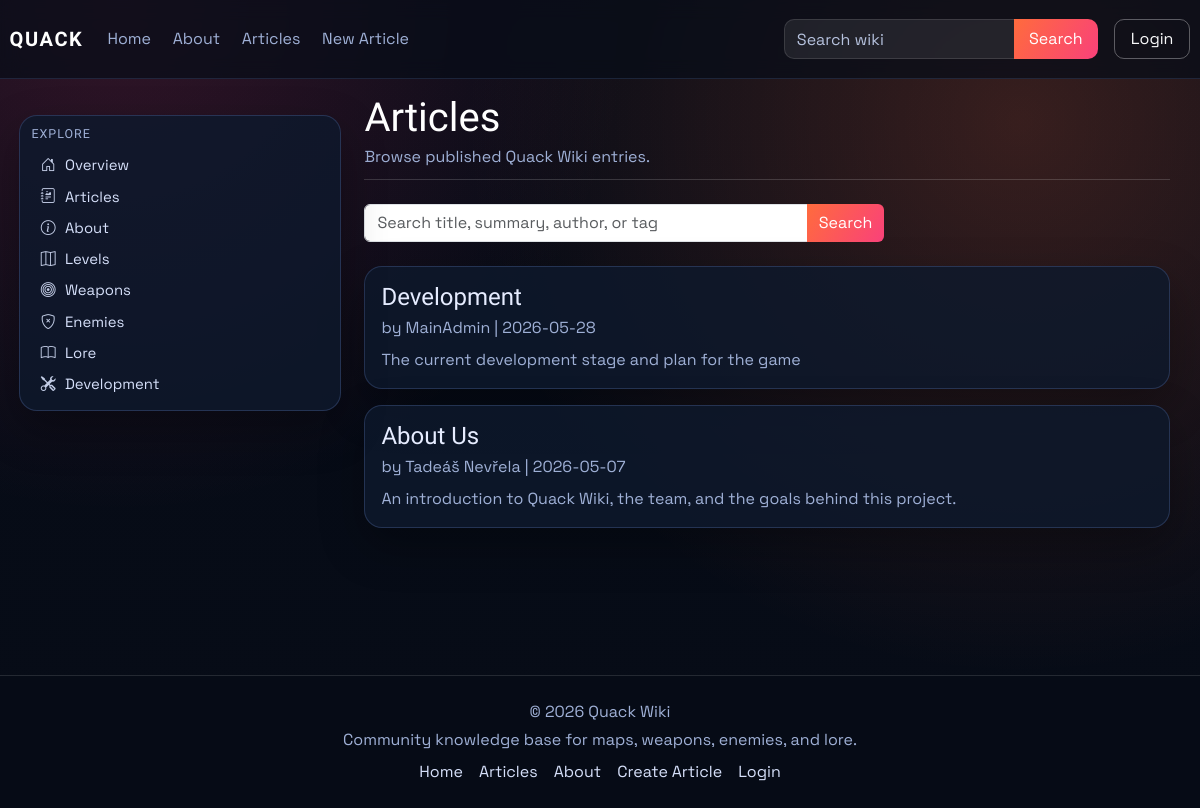
Page /articles on the earlier database version.
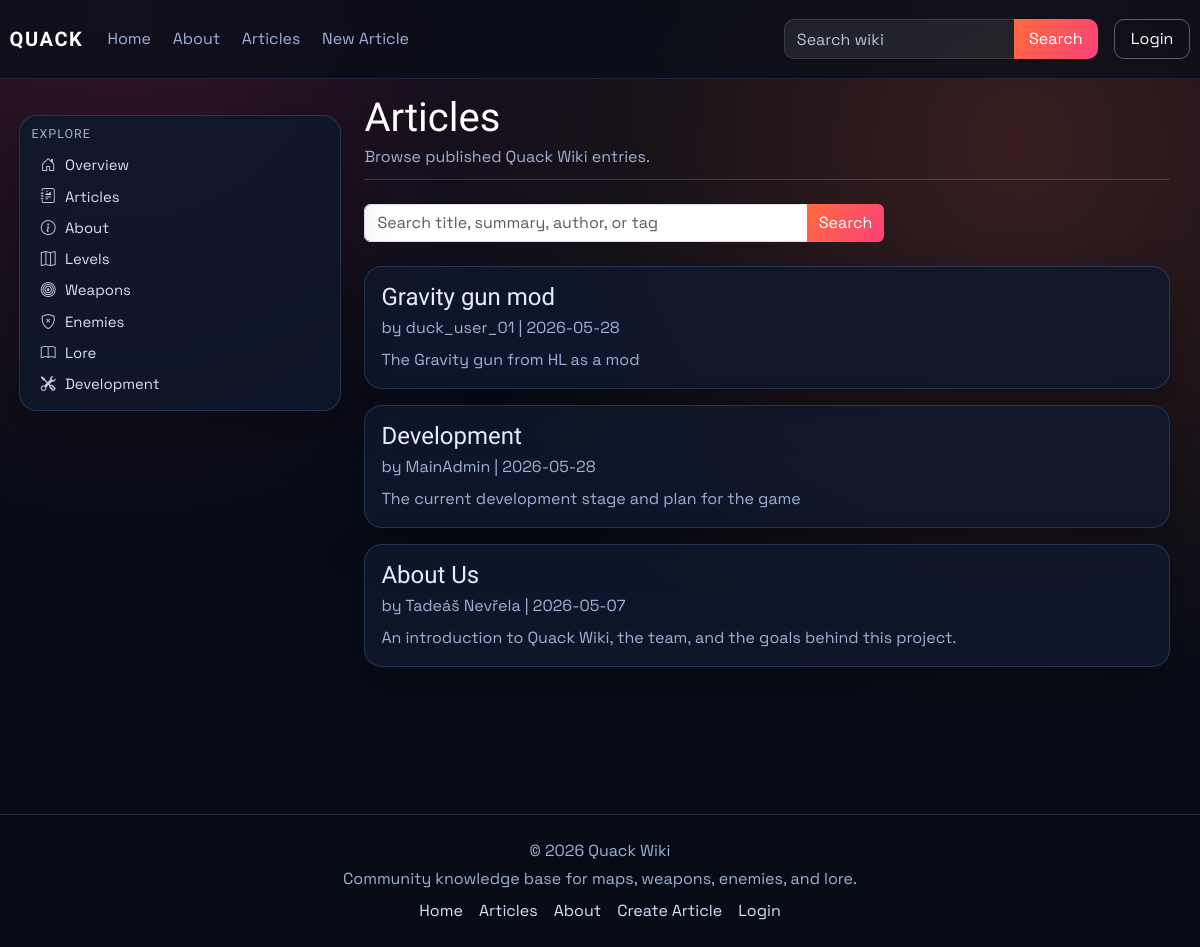
Same page on the later database version.
### models.py (models this page shows)
class Article(db.Model):
    id = db.Column(db.Integer, primary_key=True)
    title = db.Column(db.String(120), unique=True, nullable=False)
    author = db.Column(db.String(120), nullable=False)
    created_at = db.Column(db.DateTime, default=datetime.utcnow)
    image_url = db.Column(db.String(120), default='default.png')
    summary = db.Column(db.Text)
    content = db.Column(db.Text, nullable=False)
    infobox_data = db.Column(db.Text, nullable=True)
    tags = db.Column(db.JSON, default=list)
    status = db.Column(db.String(20), default='pending', nullable=False)
    approved_by = db.Column(db.String(120), nullable=True)
    approved_at = db.Column(db.DateTime, nullable=True)
    is_archived = db.Column(db.Boolean, default=False, nullable=False)
    archived_at = db.Column(db.DateTime, nullable=True)

### main.py (the view)
@app.route('/articles')
def articles():
    search = (request.args.get('q') or '').strip()
    query = Article.query.filter(
        Article.is_archived.is_(False),
        func.lower(func.trim(Article.status)) == 'approved',
    )
    article_list = query.order_by(Article.created_at.desc()).all()
    if search:
        article_list = [article_obj for article_obj in article_list if article_matches_search(article_obj, search)]
    article_links = {article.id: article_public_url(article) for article in article_list}
    return render_template('articles.html', articles=article_list, search=search, article_links=article_links)

### main.py (called while the page is built)
def article_public_url(article_obj: Article) -> str:
    if article_has_tag(article_obj, static_page_tag('about-us')):
        return url_for('about')
    return url_for('article', article_title=article_obj.title)

def static_page_tag(page_key: str) -> str:
    return f"page:{page_key.strip().lower()}"

def article_has_tag(article_obj: Article, tag_name: str) -> bool:
    wanted = tag_name.strip().lower()
    return any(str(tag).strip().lower() == wanted for tag in (article_obj.tags or []))

### templates/articles.html (shortened to what this page needs)
{% extends "_base.html" %}
{% block content %}
<div class="container-fluid px-0 article-wiki">
    <header class="article-header mb-4">
        <h1 class="article-title">Articles</h1>
        <p class="article-meta mb-0">Browse published Quack Wiki entries.</p>
    </header>
    <form method="GET" action="{{ url_for('articles') }}" class="mb-4" style="max-width: 520px;">
        <div class="input-group">
            <input class="form-control" type="search" name="q" value="{{ search }}" placeholder="Search title, summary, author, or tag">
            <button class="btn btn-brand" type="submit">Search</button>
        </div>
    </form>
    <section class="row g-3">
        {% for article in articles %}
        <div class="col-12">
            <article class="card p-3">
                <h4 class="mb-1"><a href="{{ article_links[article.id] }}">{{ article.title }}</a></h4>
                <p class="article-meta mb-2">by {{ article.author }} | {{ article.created_at.strftime('%Y-%m-%d') if article.created_at else "Unknown date" }}</p>
                <p class="mb-0">{{ article.summary or "No summary available." }}</p>
            </article>
        </div>
        {% else %}
        <div class="col-12">
            <div class="card p-4">
                <p class="mb-0 text-muted">No published articles found.</p>
            </div>
        </div>
        {% endfor %}
    </section>
</div>
{% endblock %}

### templates/partials/tag_link.html
{% macro tag_article_link(tag, label, icon='', class_name='') -%}
<a href="{{ url_for('about') if tag == 'about-us' else url_for('tagged_article', tag=tag) }}"{% if class_name %} class="{{ class_name }}"{% endif %}>
    {% if icon %}<i class="{{ icon }} sidebar-icon"></i>{% endif %}{{ label }}
</a>
{%- endmacro %}

Differences in the rows shown:
added Article: title "Gravity gun mod", author "duck_user_01", created_at "2026-05-28", summary "The Gravity gun from HL as a mod"
